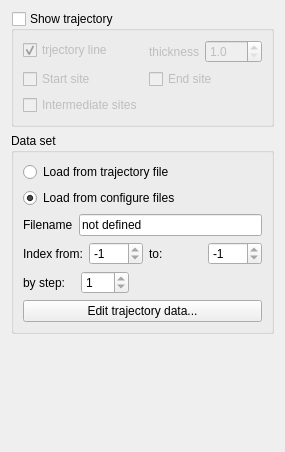
       <widget class="QWidget" name="atompropTrajectory">
        <attribute name="title">
         <string>Trajectory</string>
        </attribute>
        <layout class="QVBoxLayout" name="verticalLayout_22">
         <item>
          <widget class="QGroupBox" name="trajectoryOptionGroupBox">
           <property name="title">
            <string>Show trajectory</string>
           </property>
           <property name="checkable">
            <bool>true</bool>
           </property>
           <property name="checked">
            <bool>false</bool>
           </property>
           <layout class="QFormLayout" name="formLayout_10">
            <item row="2" column="0">
             <widget class="QCheckBox" name="trajectoryHaslineCheckBox_3">
              <property name="enabled">
               <bool>true</bool>
              </property>
              <property name="text">
               <string>Intermediate sites</string>
              </property>
             </widget>
            </item>
            <item row="1" column="0">
             <widget class="QCheckBox" name="trajectoryHaslineCheckBox_2">
              <property name="enabled">
               <bool>true</bool>
              </property>
              <property name="text">
               <string>Start site</string>
              </property>
             </widget>
            </item>
            <item row="1" column="1">
             <widget class="QCheckBox" name="trajectoryHaslineCheckBox_4">
              <property name="enabled">
               <bool>true</bool>
              </property>
              <property name="text">
               <string>End site</string>
              </property>
             </widget>
            </item>
            <item row="0" column="0">
             <widget class="QCheckBox" name="trajectoryHaslineCheckBox">
              <property name="enabled">
               <bool>false</bool>
              </property>
              <property name="text">
               <string>trjectory line</string>
              </property>
              <property name="checked">
               <bool>true</bool>
              </property>
             </widget>
            </item>
            <item row="0" column="1">
             <layout class="QHBoxLayout" name="horizontalLayout_23">
              <item>
               <widget class="QLabel" name="label_40">
                <property name="text">
                 <string>thickness</string>
                </property>
               </widget>
              </item>
              <item>
               <widget class="QDoubleSpinBox" name="trjaectoryThickSpinBox">
                <property name="sizePolicy">
                 <sizepolicy hsizetype="Fixed" vsizetype="Fixed">
                  <horstretch>0</horstretch>
                  <verstretch>0</verstretch>
                 </sizepolicy>
                </property>
                <property name="minimumSize">
                 <size>
                  <width>32</width>
                  <height>0</height>
                 </size>
                </property>
                <property name="decimals">
                 <number>1</number>
                </property>
                <property name="minimum">
                 <double>1.000000000000000</double>
                </property>
                <property name="value">
                 <double>1.000000000000000</double>
                </property>
               </widget>
              </item>
             </layout>
            </item>
           </layout>
          </widget>
         </item>
         <item>
          <widget class="QGroupBox" name="trajectoryDataGroupBox">
           <property name="title">
            <string>Data set</string>
           </property>
           <layout class="QVBoxLayout" name="verticalLayout_20">
            <item>
             <widget class="QRadioButton" name="trajectoryDataSRadioButton">
              <property name="text">
               <string>Load from trajectory file</string>
              </property>
             </widget>
            </item>
            <item>
             <widget class="QRadioButton" name="trajectoryDataMRadioButton">
              <property name="text">
               <string>Load from configure files</string>
              </property>
              <property name="checked">
               <bool>true</bool>
              </property>
             </widget>
            </item>
            <item>
             <layout class="QHBoxLayout" name="horizontalLayout_21">
              <item>
               <widget class="QLabel" name="label_38">
                <property name="text">
                 <string>Filename</string>
                </property>
               </widget>
              </item>
              <item>
               <widget class="QLineEdit" name="trajectfilenameLineEdit">
                <property name="enabled">
                 <bool>true</bool>
                </property>
                <property name="text">
                 <string>not defined</string>
                </property>
                <property name="readOnly">
                 <bool>true</bool>
                </property>
               </widget>
              </item>
             </layout>
            </item>
            <item>
             <layout class="QHBoxLayout" name="horizontalLayout_14">
              <item>
               <widget class="QLabel" name="label_36">
                <property name="text">
                 <string>Index from:</string>
                </property>
               </widget>
              </item>
              <item>
               <widget class="QSpinBox" name="trajectfromSpinBox">
                <property name="enabled">
                 <bool>true</bool>
                </property>
                <property name="readOnly">
                 <bool>true</bool>
                </property>
                <property name="minimum">
                 <number>-1</number>
                </property>
                <property name="maximum">
                 <number>9999</number>
                </property>
                <property name="value">
                 <number>-1</number>
                </property>
               </widget>
              </item>
              <item>
               <widget class="QLabel" name="label_37">
                <property name="text">
                 <string>to:</string>
                </property>
               </widget>
              </item>
              <item>
               <widget class="QSpinBox" name="trajecttoSpinBox">
                <property name="enabled">
                 <bool>true</bool>
                </property>
                <property name="readOnly">
                 <bool>true</bool>
                </property>
                <property name="minimum">
                 <number>-1</number>
                </property>
                <property name="maximum">
                 <number>9999</number>
                </property>
                <property name="value">
                 <number>-1</number>
                </property>
               </widget>
              </item>
             </layout>
            </item>
            <item>
             <layout class="QHBoxLayout" name="horizontalLayout_22">
              <item>
               <widget class="QLabel" name="label_39">
                <property name="text">
                 <string>by step:   </string>
                </property>
               </widget>
              </item>
              <item>
               <widget class="QSpinBox" name="trajectstepSpinBox">
                <property name="sizePolicy">
                 <sizepolicy hsizetype="Preferred" vsizetype="Fixed">
                  <horstretch>0</horstretch>
                  <verstretch>0</verstretch>
                 </sizepolicy>
                </property>
                <property name="minimumSize">
                 <size>
                  <width>48</width>
                  <height>0</height>
                 </size>
                </property>
                <property name="readOnly">
                 <bool>true</bool>
                </property>
                <property name="minimum">
                 <number>1</number>
                </property>
                <property name="maximum">
                 <number>100</number>
                </property>
                <property name="value">
                 <number>1</number>
                </property>
               </widget>
              </item>
              <item>
               <spacer name="horizontalSpacer_2">
                <property name="orientation">
                 <enum>Qt::Horizontal</enum>
                </property>
                <property name="sizeHint" stdset="0">
                 <size>
                  <width>40</width>
                  <height>20</height>
                 </size>
                </property>
               </spacer>
              </item>
             </layout>
            </item>
            <item>
             <widget class="QPushButton" name="resetTrajectoryDataPushButton">
              <property name="text">
               <string>Edit trajectory data...</string>
              </property>
             </widget>
            </item>
           </layout>
          </widget>
         </item>
         <item>
          <spacer name="verticalSpacer_8">
           <property name="orientation">
            <enum>Qt::Vertical</enum>
           </property>
           <property name="sizeHint" stdset="0">
            <size>
             <width>20</width>
             <height>107</height>
            </size>
           </property>
          </spacer>
         </item>
        </layout>
       </widget>
